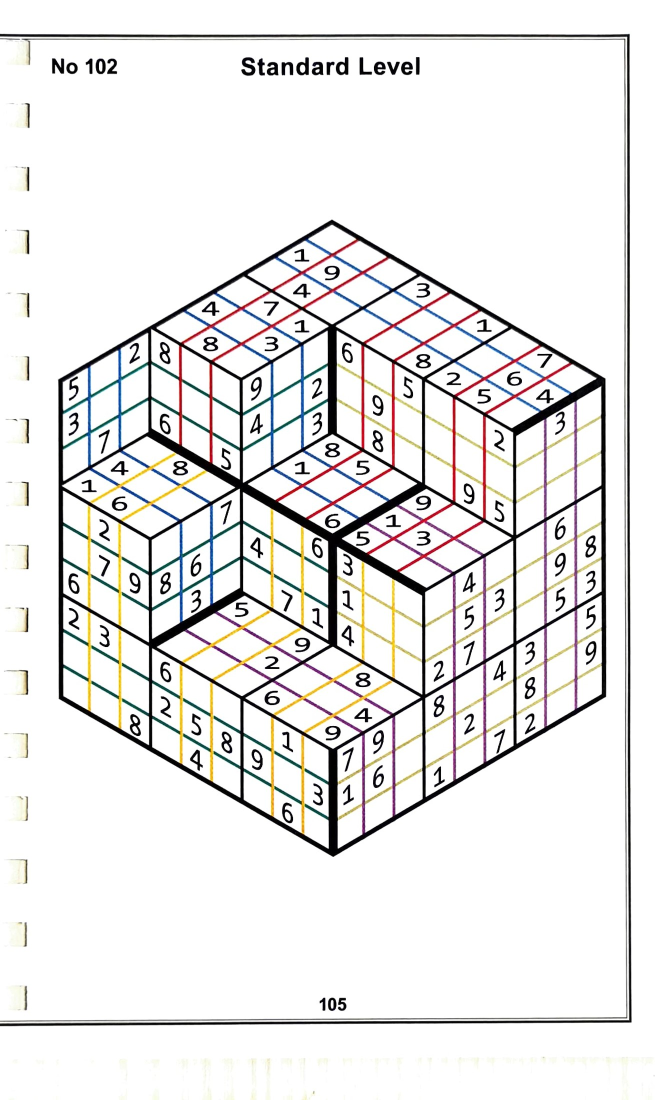
#> input picture data/training/102.jpg, 1310 x 2200 px (shown at 1/2 size); its folder holds only this picture in this run
$ python -i extract_face_if_exists.py   (imports and definitions only)
#> lines starting #> are read from the running program, lines starting #| are printed output that depends on the picture; after the words box and inside, x2 and y2 are one past the last pixel; in counts of white or black regions, pixels touching at a corner belong together
#> further down, picture is the input picture: shape (2200, 1310, 3); mean B, G, R 231.7, 232.6, 233.6
### packages/imaging/utils.py
import math
import cv2
import numpy as np

from packages.imaging.viewer import show_image


# [105 lines left out: functions rotate_bound, rotate_image, sliding_window, shift_image, rotate_coordinates, add_text_at_point and 1 more, not called in this run]


def unpad_coordinates(coordinates, pad_size):
    return coordinates[0] - pad_size, coordinates[1] - pad_size


def order_points(pts, dtype=np.int32):
    pts = np.array(pts)
    # initialzie a list of coordinates that will be ordered
    # such that the first entry in the list is the top-left,
    # the second entry is the top-right, the third is the
    # bottom-right, and the fourth is the bottom-left
    rect = np.zeros((4, 2), dtype=dtype)
    # the top-left point will have the smallest sum, whereas
    # the bottom-right point will have the largest sum
    s = pts.sum(axis=1)

    rect[0] = pts[np.argmin(s)]
    rect[2] = pts[np.argmax(s)]
    # now, compute the difference between the points, the
    # top-right point will have the smallest difference,
    # whereas the bottom-left will have the largest difference
    diff = np.diff(pts, axis=1)
    rect[1] = pts[np.argmin(diff)]
    rect[3] = pts[np.argmax(diff)]
    # return the ordered coordinates
    return rect


# [34 lines left out: function four_point_transform, not called in this run]

### solution/extract_face_if_exists.py
import cv2 as cv
import numpy as np
from packages.imaging.utils import order_points

from packages.imaging.viewer import show_image
from packages.logging.Logger import logger

from solution.constants import face_image_extractor_cube_area_threshold

good_face_idx = 1
bad_face_idx = 1
i = 0


def extract_face_if_exists(face_image: np.array):
    global i
    global good_face_idx
    global bad_face_idx

    i += 1

    # debug = i >= 42
    # debug = i >= 11
    debug = False

    method_name = "[extract_face_if_exist]"

    # if debug:
    #     show_image(face_image, f"{method_name} Initial face")
    # cv.imwrite("./overleaf/does_face_exist-initial_face.jpg", face_image)

    original_image = face_image.copy()

    hsv_image = cv.cvtColor(original_image, cv.COLOR_BGR2HSV)
#> hsv_image: shape (2200, 1310, 3); mean H, S, V 20.4, 12.8, 235.2

    black_low = np.array([0, 0, 0])
    black_high = np.array([360, 255, 100])

    range = cv.inRange(hsv_image, black_low, black_high)
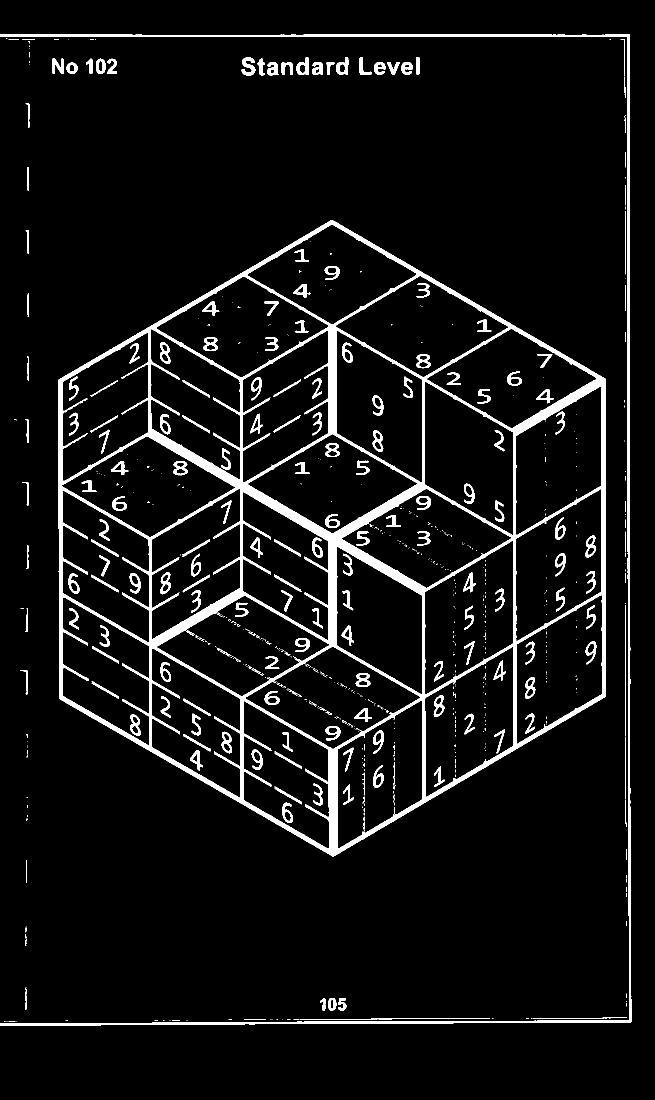
#> range: shape (2200, 1310) (shown at 1/2 size); 6.5% white; 727 white regions (535 under 20 px), largest, box (x1, y1, x2, y2) and area: (117, 440, 1212, 1713) 115330, (0, 68, 1263, 2052) 19053, (483, 115, 511, 151) 568

    img = ~range
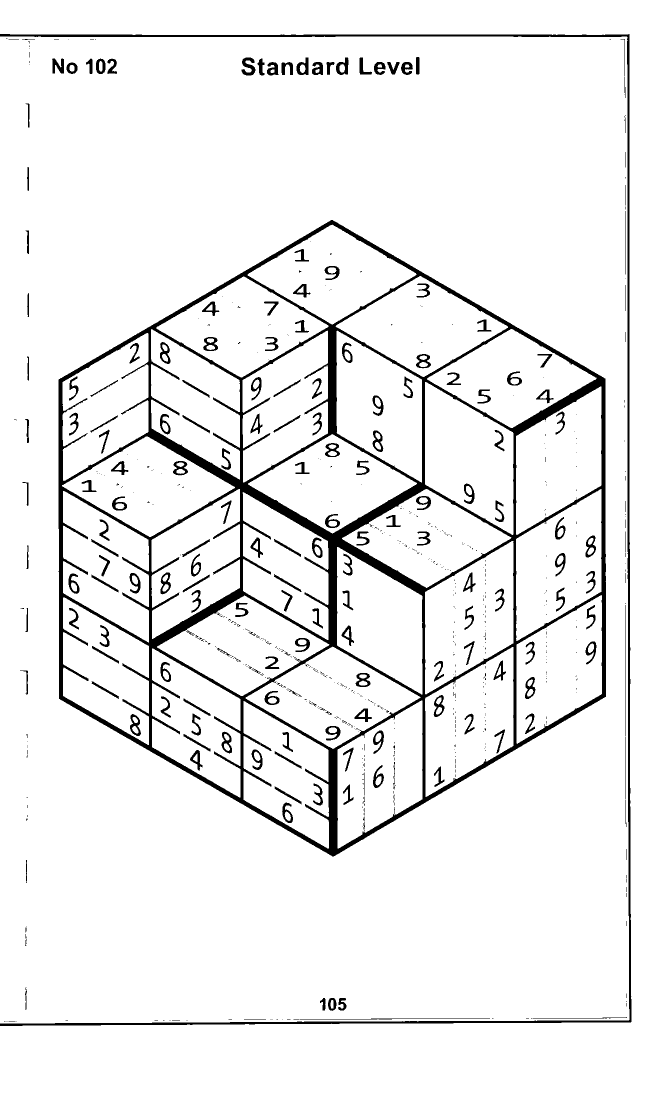
#> img: shape (2200, 1310) (shown at 1/2 size); 93.5% white; 727 black regions (535 under 20 px)

    if debug:
        show_image(range, f"{method_name} Pixelii din acel range")
        cv.imwrite(
            "./overleaf/extract-face-if-exists-hsv-inrange-result.jpg", hsv_image)

        show_image(hsv_image, f"{method_name} Imaginea HSV")
        cv.imwrite("./overleaf/extract-face-if-exists-hsv.jpg", hsv_image)

    contours = cv.findContours(
        img, cv.RETR_TREE, cv.CHAIN_APPROX_SIMPLE)[0]
#> contours = 1025 contours, 707 with area under 20; largest, box (x1, y1, x2, y2) and area: (0, 73, 1259, 2047) 2470652, (116, 439, 1213, 1714) 1046670, (0, 0, 1310, 2200) 384304, (850, 764, 1027, 1070) 36060, (850, 1082, 1027, 1389) 35978

    contour = max(contours, key=cv.contourArea)
#> contour = contour of 101 points, box (x1, y1, x2, y2) (0, 73, 1259, 2047), area 2470652

    if debug:
        # show_image(original_image, f"{method_name} Original image")

        img2 = original_image.copy()

        cv.drawContours(img2, [contour], -1, (0, 0, 255), 15)

        show_image(img, f"{method_name} Gray & thresholded image")
        cv.imwrite("./overleaf/extract-face-if-exists-graynthresh.jpg", img)

        show_image(img2, f"{method_name} Contour of face")
        cv.imwrite("./overleaf/extract-face-if-exists-contour.jpg", img2)

    x, y, w, h = cv.boundingRect(contour)
#> x = 0; y = 73; w = 1259; h = 1974

    if debug:
        img = original_image.copy()

        cv.drawContours(img, [contour], -1, (0, 255, 0), 15)

        cv.rectangle(img, (x, y), (x + w, y + h), (0, 0, 255), 15)

        show_image(img, f"{method_name} Bounding box")

        cv.imwrite("./overleaf/extract-face-if-exists-bounding-box.jpg", img)

    face_image = original_image[y: y + h, x: x + w]
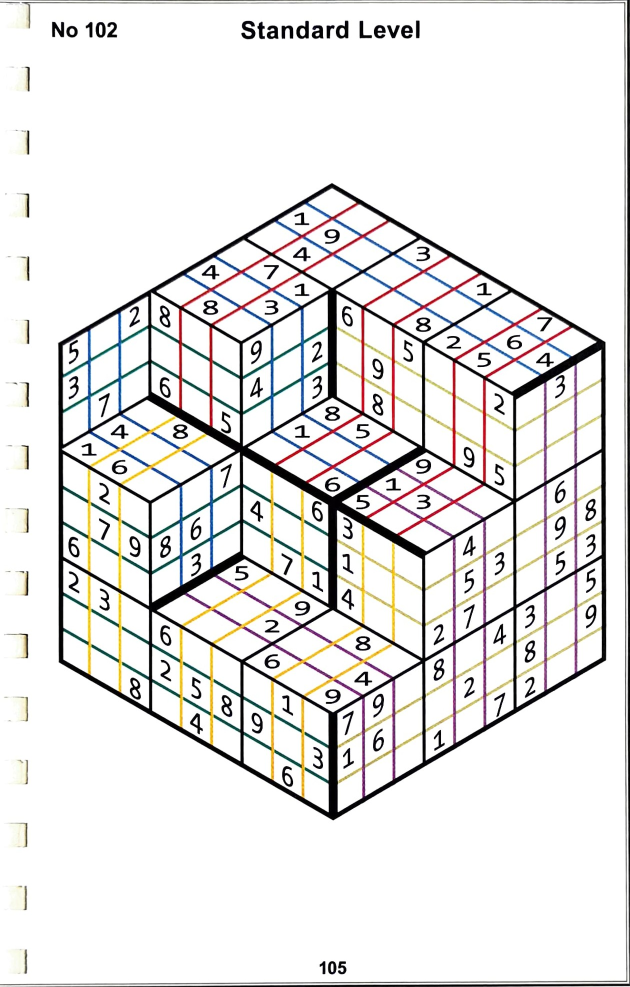
#> face_image: shape (1974, 1259, 3) (shown at 1/2 size); mean B, G, R 229, 229.9, 231.2

    area = cv.contourArea(contour) / \
        (face_image.shape[0] * face_image.shape[1])
#> area = 0.994

    if area < face_image_extractor_cube_area_threshold:
        if debug:
            logger.info(f"{method_name} {i} No face detected")
        return None, None

    corners = order_points(list(map(lambda c: c[0], contour)), np.float32)
#> in order_points, `pts = np.array(pts)`: pts = 101 pairs, first value 0 to 1258, second value 73 to 2046
#> in order_points, `s = pts.sum(axis=1)`: s = 101 values, max 3297 at index 32, min 73 at index 0, mean 1896.4
#> in order_points, `diff = np.diff(pts, axis=1)`: diff = 101 values, max 2046 at index 1, min -1180 at index 66, mean 124.9
#> corners = [[0, 73], [1254, 74], [1257, 2040], [0, 2046]]

    if debug:
        img = original_image.copy()

        for point in corners:
            cv.circle(img, (int(point[0]), int(
                point[1])), 3, (0, 0, 255), 20)

            cv.imwrite(
                "./overleaf/extract-face-if-exists-corner-points.jpg", img)

        show_image(img, f"{method_name} The identified points")

    width, height = original_image.shape[:2]
#> width = 2200; height = 1310

    transform_end = np.array([
        [0, 0],
        [width - 1, 0],
        [width - 1, height - 1],
        [0, height - 1]
    ], dtype="float32")

    transformation_matrix = cv.getPerspectiveTransform(corners, transform_end)
#> transformation_matrix = [[1.75, 0, 0], [-0.00053, 0.665, -48.55], [-2.82e-06, 1.22e-06, 1]]

    face_image = cv.warpPerspective(
        original_image, transformation_matrix, (width, height),
        borderValue=(255, 255, 255),
        borderMode=cv.BORDER_CONSTANT)
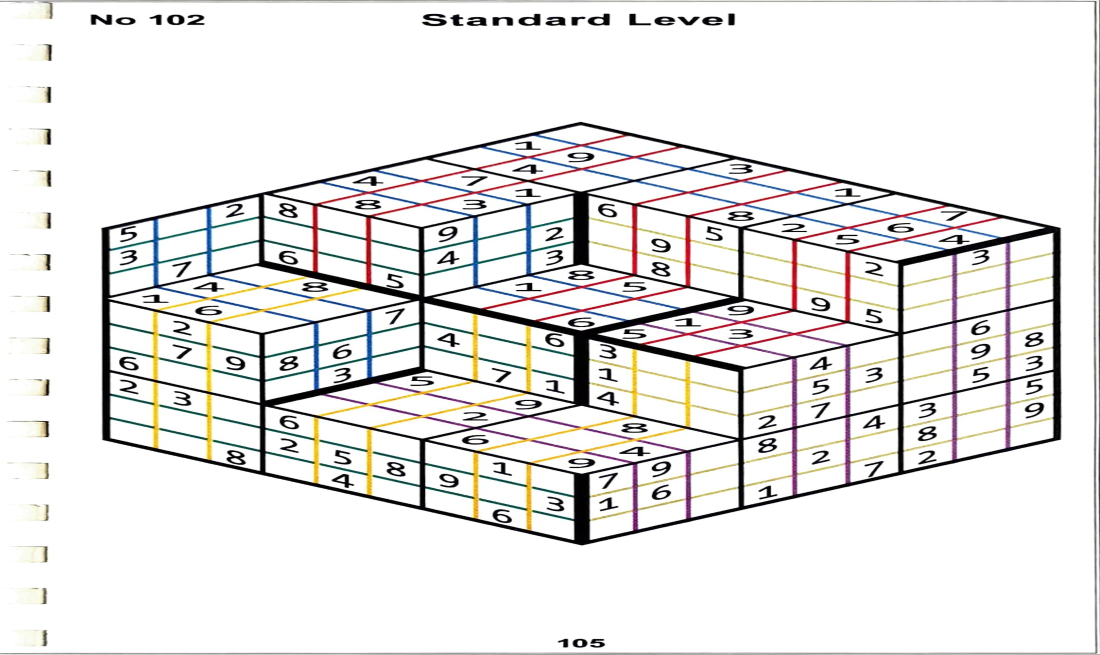
#> face_image: shape (1310, 2200, 3) (shown at 1/2 size); mean B, G, R 229.8, 230.7, 231.9

    if debug:
        show_image(face_image, f"{method_name} Face")
        cv.imwrite(
            "./overleaf/extract-face-if-exists-after-warp-perspective.jpg", face_image)

    return cv.resize(face_image, (height, width)), corners

>>> import cv2
>>> picture = cv2.imread('../data/training/102.jpg')
>>> result = extract_face_if_exists(picture)

$ run again, on data/training/109.jpg
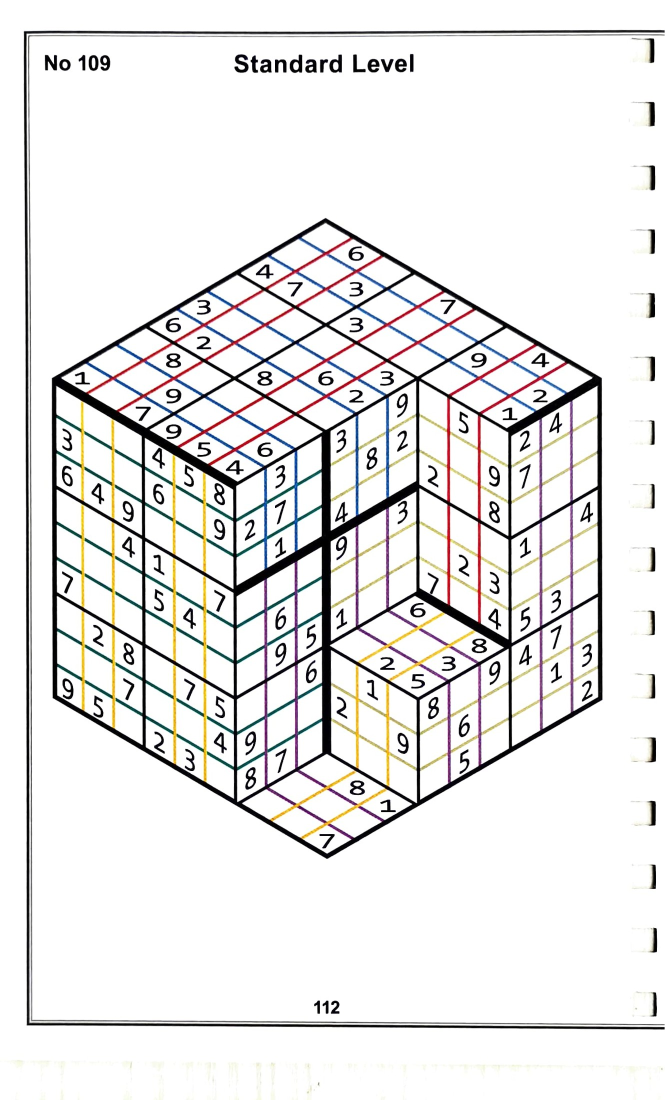
#> input picture data/training/109.jpg, 1330 x 2200 px (shown at 1/2 size)
#> picture is the input picture: shape (2200, 1330, 3); mean B, G, R 231.6, 232.2, 233.2
#> hsv_image: shape (2200, 1330, 3); mean H, S, V 20.4, 13.1, 234.8
#> in extract_face_if_exists, `range = cv.inRange(hsv_image, black_low, black_high)`:
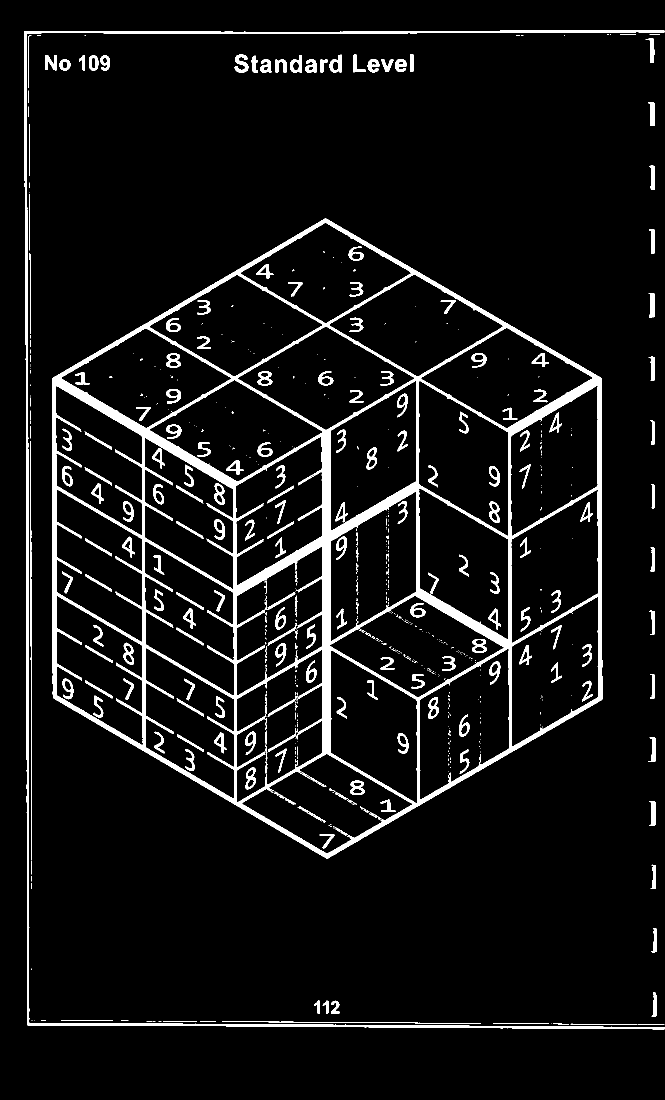
#> range: shape (2200, 1330) (shown at 1/2 size); 6.7% white; 669 white regions (464 under 20 px), largest, box (x1, y1, x2, y2) and area: (104, 437, 1205, 1717) 118039, (48, 60, 1329, 2059) 19888, (61, 882, 64, 1720) 1068
#> img: shape (2200, 1330); 93.3% white; 669 black regions (464 under 20 px)
#> contours = 924 contours, 591 with area under 20; largest, box (x1, y1, x2, y2) and area: (0, 0, 1330, 2200) 2922471, (103, 436, 1206, 1718) 1058183, (838, 762, 1017, 1072) 36736, (476, 653, 829, 860) 36483, (659, 549, 1006, 753) 35494
#> contour = [[0, 0], [0, 2199], [1329, 2199], [1329, 0]]
#> x = 0; w = 1330; h = 2200
#> area = 0.999
#> pts = [[0, 0], [0, 2199], [1329, 2199], [1329, 0]]
#> s = [0, 2199, 3528, 1329]
#> diff = [0, 2199, 870, -1329]
#> corners = [[0, 0], [1329, 0], [1329, 2199], [0, 2199]]
#> transformation_matrix = [[1.65, 0, 0], [0, 0.604, 0], [0, 0, 1]]
#> in extract_face_if_exists, `face_image = cv.warpPerspective( original_image, transformation_matrix..`:
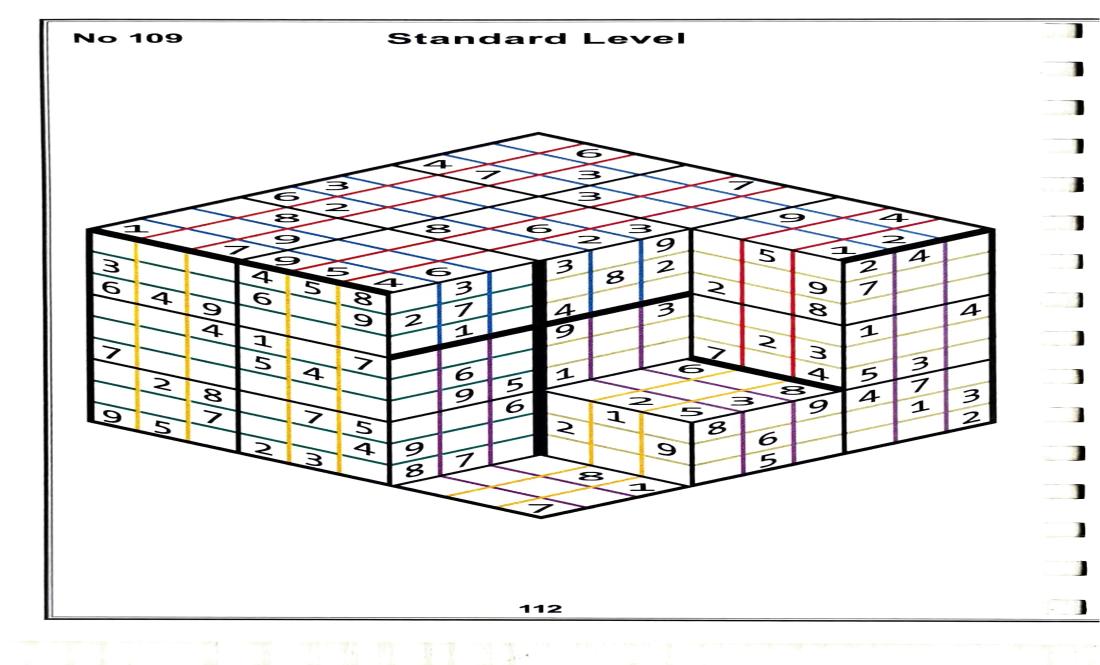
#> face_image: shape (1330, 2200, 3) (shown at 1/2 size); mean B, G, R 231.6, 232.2, 233.2
